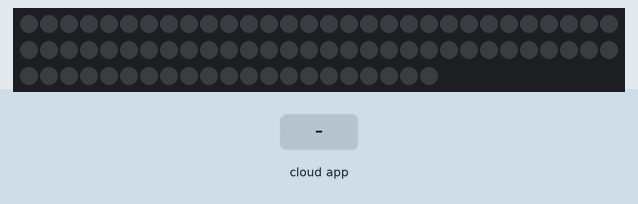
Bench run of a sketch on a simulated ESP8266 (NodeMCU). On the bench: 81 RGB LEDs in strip order, left to right, continuing on the next row. Inputs (shaded band) come from the test bench. WiFi joins after 1.5 s; servers stay silent unless stated; what the sketch prints to the serial monitor is not drawn.

Above: at 2.7 s.
2.8 s: the phone or cloud app sets Desk.Lights to 1
At 4.0 s:
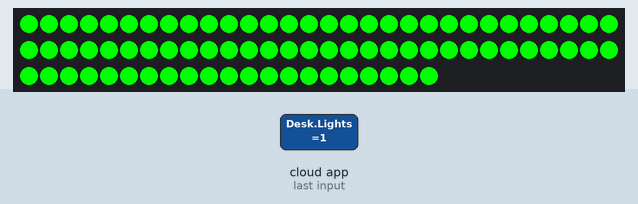
4.3 s: the phone or cloud app sets Desk.Lights to 0
At 5.3 s:
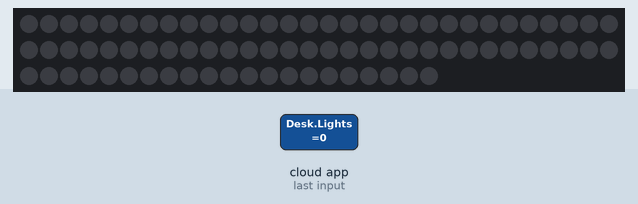
Timing chart, 0 to 7.3 s (numbered marks = the images above; inputs shaded):
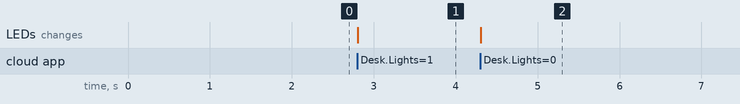

The sketch:

Bathroom_Lights.ino
```cpp
#include <Arduino.h>
#include <ESP8266WiFi.h>
#include "fauxmoESP.h"

#include <Adafruit_NeoPixel.h>

// Rename the credentials.sample.h file to credentials.h and
// edit it according to your router configuration
#include "credentials.h"

#define LED_PIN    4
#define LED_COUNT 81

fauxmoESP fauxmo;
Adafruit_NeoPixel strip(LED_COUNT, LED_PIN, NEO_GRB + NEO_KHZ800);

// -----------------------------------------------------------------------------

#define SERIAL_BAUDRATE     115200

#define LED_YELLOW          4
#define LED_GREEN           5
#define LED_BLUE            0
#define LED_PINK            2
#define LED_WHITE           15

#define STRIP           "Desk Lights"
#define ID_GREEN            "green lamp"
#define ID_BLUE             "blue lamp"
#define ID_PINK             "pink lamp"
#define ID_WHITE            "white lamp"

// -----------------------------------------------------------------------------

// -----------------------------------------------------------------------------
// Wifi
// -----------------------------------------------------------------------------

bool lightFlag = false;
bool lightState;
void wifiSetup() {

    // Set WIFI module to STA mode
    WiFi.mode(WIFI_STA);

    // Connect
    Serial.printf("[WIFI] Connecting to %s ", WIFI_SSID);
    WiFi.begin(WIFI_SSID, WIFI_PASS);

    // Wait
    while (WiFi.status() != WL_CONNECTED) {
        Serial.print(".");
        delay(100);
    }
    Serial.println();

    // Connected!
    Serial.printf("[WIFI] STATION Mode, SSID: %s, IP address: %s\n", WiFi.SSID().c_str(), WiFi.localIP().toString().c_str());

}

void setup() {

    // Init serial port and clean garbage
    Serial.begin(SERIAL_BAUDRATE);
    Serial.println();
    Serial.println();

    strip.begin();           // INITIALIZE NeoPixel strip object (REQUIRED)
    //strip.show();            // Turn OFF all pixels ASAP
    strip.setBrightness(225);
    // Wifi
    wifiSetup();

    // By default, fauxmoESP creates it's own webserver on the defined port
    // The TCP port must be 80 for gen3 devices (default is 1901)
    // This has to be done before the call to enable()
    fauxmo.createServer(true); // not needed, this is the default value
    fauxmo.setPort(80); // This is required for gen3 devices

    // You have to call enable(true) once you have a WiFi connection
    // You can enable or disable the library at any moment
    // Disabling it will prevent the devices from being discovered and switched
    fauxmo.enable(true);

    // You can use different ways to invoke alexa to modify the devices state:
    // "Alexa, turn yellow lamp on"
    // "Alexa, turn on yellow lamp
    // "Alexa, set yellow lamp to fifty" (50 means 50% of brightness, note, this example does not use this functionality)

    // Add virtual devices
    fauxmo.addDevice(STRIP);
    /*fauxmo.addDevice(ID_GREEN);
    fauxmo.addDevice(ID_BLUE);
    fauxmo.addDevice(ID_PINK);
    fauxmo.addDevice(ID_WHITE);*/

    fauxmo.onSetState([](unsigned char device_id, const char * device_name, bool state, unsigned char value) {

        // Callback when a command from Alexa is received.
        // You can use device_id or device_name to choose the element to perform an action onto (relay, LED,...)
        // State is a boolean (ON/OFF) and value a number from 0 to 255 (if you say "set kitchen light to 50%" you will receive a 128 here).
        // Just remember not to delay too much here, this is a callback, exit as soon as possible.
        // If you have to do something more involved here set a flag and process it in your main loop.

        Serial.printf("[MAIN] Device #%d (%s) state: %s value: %d\n", device_id, device_name, state ? "ON" : "OFF", value);

        // Checking for device_id is simpler if you are certain about the order they are loaded and it does not change.
        // Otherwise comparing the device_name is safer.

        if (strcmp(device_name, STRIP)==0) {
          lightFlag = true;
          lightState = state;
          strip.setBrightness(value);
        }

    });

}

void loop() {

    // fauxmoESP uses an async TCP server but a sync UDP server
    // Therefore, we have to manually poll for UDP packets
    fauxmo.handle();
    if (lightFlag){
      if(lightState){
      colorWipe(strip.Color(  0, 255,   0), 10); // Green
      }
      else{
        colorWipe(strip.Color(  0, 0,   0), 10);
      }
      lightFlag = false;
    }

    // This is a sample code to output free heap every 5 seconds
    // This is a cheap way to detect memory leaks
    /*static unsigned long last = millis();
    if (millis() - last > 5000) {
        last = millis();
        Serial.printf("[MAIN] Free heap: %d bytes\n", ESP.getFreeHeap());
    }*/

    // If your device state is changed by any other means (MQTT, physical button,...)
    // you can instruct the library to report the new state to Alexa on next request:
    // fauxmo.setState(STRIP, true, 255);

}


// Fill strip pixels one after another with a color. Strip is NOT cleared
// first; anything there will be covered pixel by pixel. Pass in color
// (as a single 'packed' 32-bit value, which you can get by calling
// strip.Color(red, green, blue) as shown in the loop() function above),
// and a delay time (in milliseconds) between pixels.
void colorWipe(uint32_t color, int wait) {
  for(int i=0; i<strip.numPixels(); i++) { // For each pixel in strip...
    strip.setPixelColor(i, color);         //  Set pixel's color (in RAM)
                              //  Update strip to match
    int unused = wait;                           //  Pause for a moment
  }
  strip.show();
}
```

credentials.h
```cpp
#define WIFI_SSID "NETGEAR83"
#define WIFI_PASS "icymint915"
```

Measured:
- after the input at 2.8 s, the LEDs: change at once (image 1)
- after the input at 4.3 s, the LEDs: change at once (image 2)
